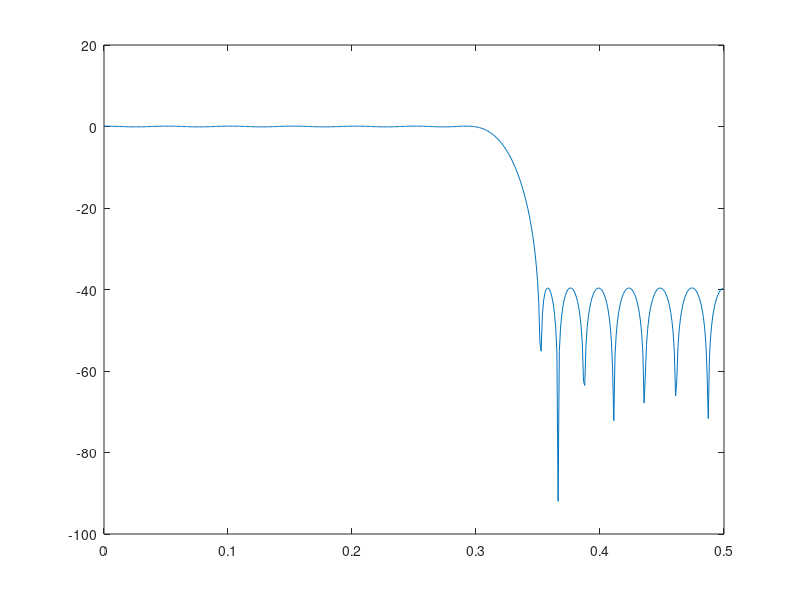
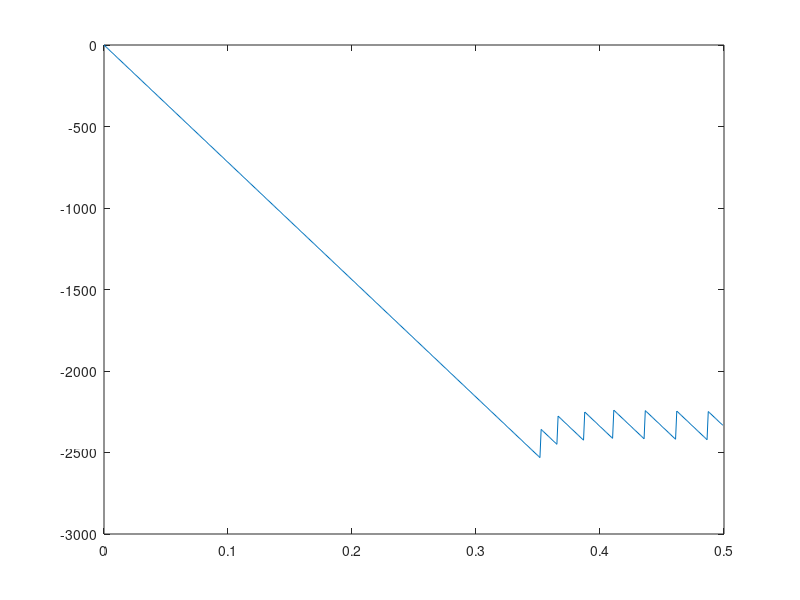
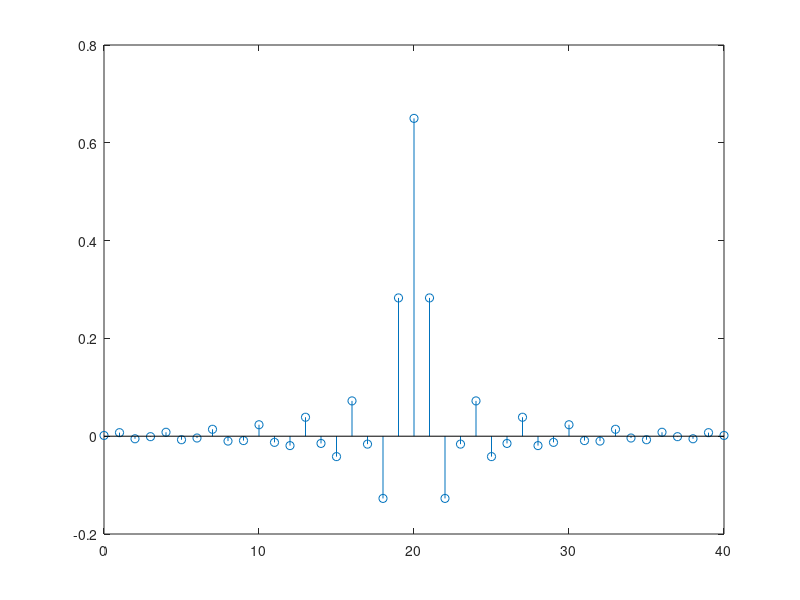

Recreate these plots in MATLAB, in order.
echo on
f_cutoff=3000; %Freq de corte 
f_stopband=3500; 
fs=10000; %Freq de muestreo
f1=2*(f_cutoff)/(fs);
f2=2*(f_stopband)/(fs);
N=41; %Numero de muestras
F=[0 f1 f2 1]; %Parametros para caracterizar el filtro 
M=[1 1 0 0]; 
B=remez(N-1,F,M); %Designs a linear-phase FIR filter using the Parks-McClellan algorithm. 
%The Parks-McClellan algorithm uses the Remez exchange algorithm and Chebyshev
%%%%%Graficando%%%%%%%%%
figure(1);
[H,W]=freqz(B); %Returns the complex frequency response H of the filter system object. W is the frequencies
%at which the function evaluates the response. 
H_in_dB=20*log10(abs(H)); %Normaliza la resp en freq para graficar
plot(W/(2*pi),H_in_dB); %Grafica la resp en freq
figure(2);
plot(W/(2*pi),(180/pi)*unwrap(angle(H))); %Grafica la fase
%%%%%Grafica la resp al impulso%%%%%%%%
figure(3);
stem([0:N-1],B); %Grafica la resp al impulso 
